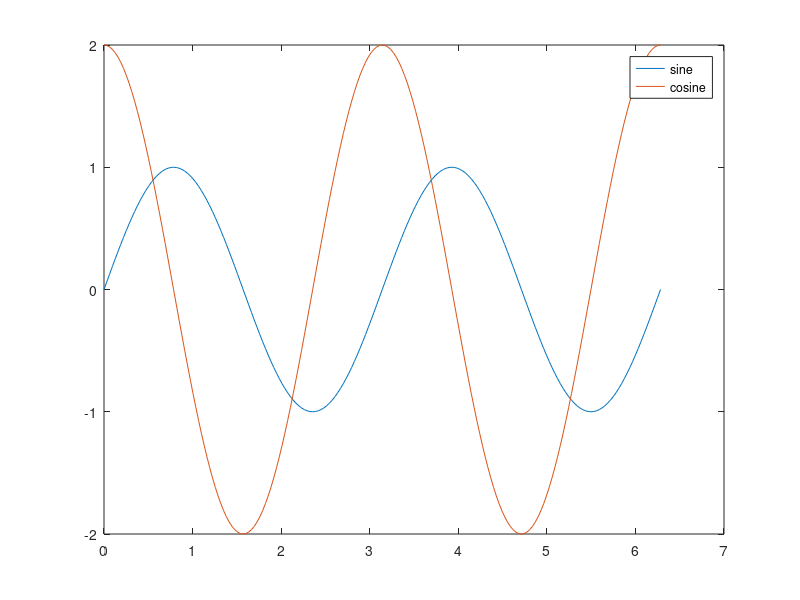

Source code (MATLAB):
x = 0:pi/100:2*pi;

y1 = sin(2*x);

y2 = 2 * cos(2*x);

plot(x, y1);

hold on
plot(x, y2)
hold off
% legend("sine")
legend("sine", "cosine")


%-------------------------------------------------------------


x = 0:pi/100:2*pi;

y1 = sin(2*x);

y2 = 2 * cos(2*x);

% plot(x, y1, x, y2, 'r-');
